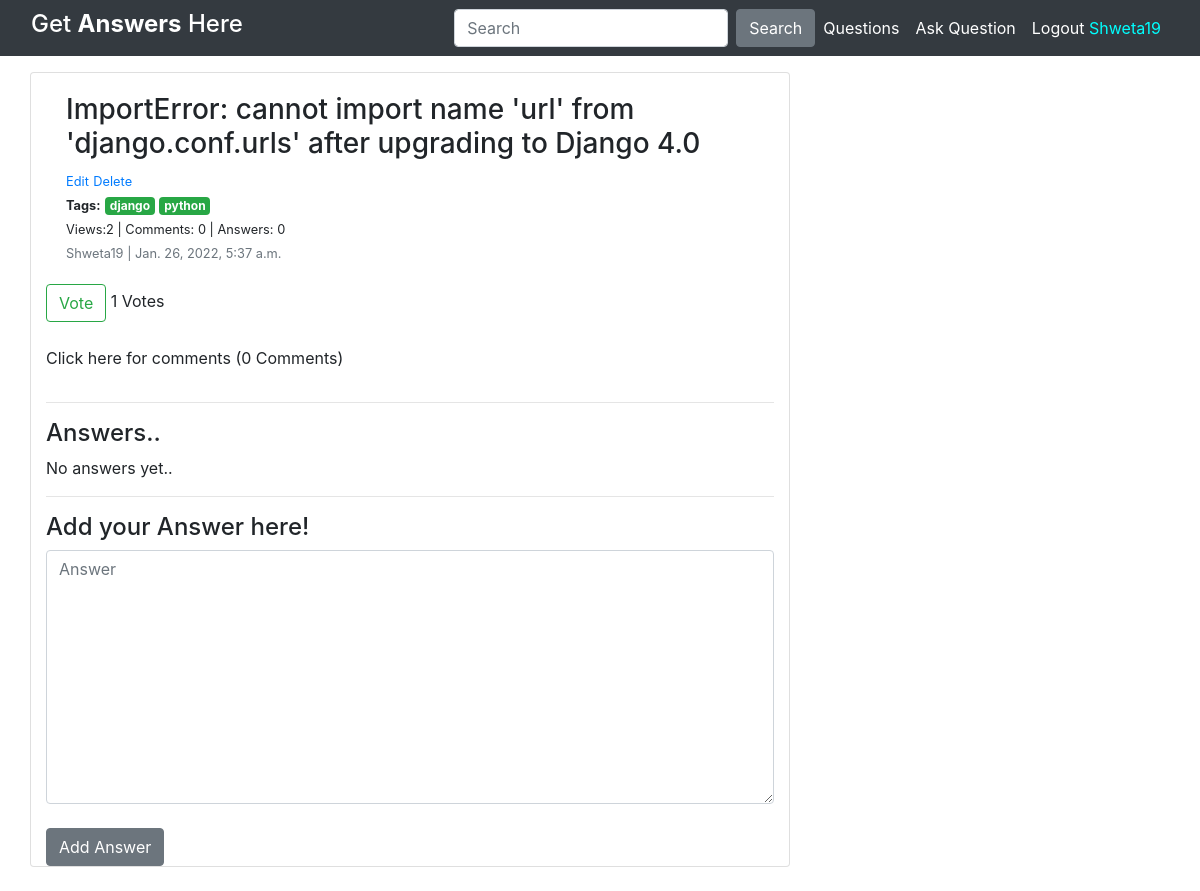
The page /1 (signed in) on the database its author committed.
### Post/models.py (models this page shows, shortened)
class question(models.Model):
    Que_text = models.TextField()
    Que_author = models.ForeignKey(User, on_delete= models.CASCADE)
    Que_created_on = models.DateTimeField(auto_now_add=True)
    Upvotes_Que = models.ManyToManyField(User,related_name = 'Qupvotes', null=True, blank=True)
    Views = models.ManyToManyField(User,related_name = 'Qviews', null=True, blank=True)
    tags = TaggableManager(blank=True)
    def total_upvotes(self):
        return self.Upvotes_Que.count()
    def total_views(self):
        return self.Views.count()
    class Meta:
        ordering = ['-Que_created_on']

### Post/views.py (the view)
# urls.py: path('<int:question_id>', views.Q_detail, name="detail"),
def Q_detail(request, question_id):
    obj = get_object_or_404(question, pk=question_id)
    if  request.user.is_authenticated:
        obj.Views.add(request.user)
    is_up = False
    if obj.Upvotes_Que.filter(id=request.user.id).exists():
        is_up = True
    if request.method=='POST':
        form= forms.AddAnswer(request.POST, request.FILES)
        if form.is_valid():
            instance= form.save(commit=False)
            instance.Ans_author = request.user
            instance.question = question.objects.get(pk=question_id)
            instance.save()
            return HttpResponseRedirect(reverse('detail',args=[str(question_id)]))
    else:
        form= forms.AddAnswer()
    if request.method=='POST':
        cmt_form= forms.AddComment_Ques(request.POST)
        if cmt_form.is_valid():
            instance= cmt_form.save(commit=False)
            instance.comment_author = request.user
            instance.question = question.objects.get(pk=question_id)
            instance.save()
            return HttpResponseRedirect(reverse('detail',args=[str(question_id)]))
    else:
        cmt_form= forms.AddComment_Ques()
    context={
        'obj':obj,
        'form': form,
        'cmt_form':cmt_form,
        'is_up': is_up,
        'total_upvotes':obj.total_upvotes(),
        'total_views':obj.total_views(),
    }
    return render(request, 'detail.html',context)

### Post/forms.py
class AddAnswer(forms.ModelForm):
    class Meta:
        model = models.answer
        fields = ['Ans_body']
        widgets = {
            'Ans_body': forms.Textarea(attrs={'class':'form-control'}),
        }

class AddComment_Ques(forms.ModelForm):
    class Meta:
        model = models.comment
        fields = ['comment_text']

### Post/templates/detail.html (shortened to what this page needs)
{% extends 'base.html' %}
{% block content %}
<head>
</head>
<div class="container">
  <div class="row">
    <div class="col-md-8 card mb-4  mt-3 ">
      <div class="card-body">
        <h3>{% block title %} {{ obj.Que_text }} {% endblock title %}</h3>
        {% if user == obj.Que_author %}
          <small><a href="{% url 'edit_question' obj.pk  %}">Edit</a></small>
          <small><a href="{% url 'delete_question' obj.pk  %}">Delete</a></small>
        {% endif %}
        <br>
        <small><b>Tags:</b></small>
          {% for tag in obj.tags.all %}
            <a href="#" class="badge badge-success">{{tag}}</a>
          {% endfor %}<br>
        <small>Views:{{obj.Views.count}} | Comments: {{obj.comments.all.count}} | Answers: {{obj.answers.all.count}}</small><br>
        <small class=" text-muted">{{ obj.Que_author }} | {{ obj.Que_created_on }}</small>
      </div>
      {% if user.is_authenticated %}
      <form action="{% url 'upvote' obj.pk %}" method="POST">
        {% if is_up %}
          <button type="submit", name="question_id", value="{{ question_id }}", class="btn btn-success">Vote</button>
        {% else %}
          <button type="submit", name="question_id", value="{{ question_id }}", class="btn btn-outline-success">Vote</button>
        {% endif %}
        {{ total_upvotes }} Votes
      </form>
      {% endif %}
      <br>
      <div class="accordion">
            <p>Click here for comments ({{obj.comments.all.count}} Comments)</p>
        </div>
        <hr>
      <h4>Answers..</h4>
      {% if not obj.answers.all %}
          No answers yet..
      {% endif %}
      <hr>
      <h4>Add your Answer here!</h4>
        <form method="POST" enctype="multipart/form-data">
            <textarea name="Ans_body" cols="40" rows="10" required id="id_Ans_body" class="form-control" placeholder="Answer"></textarea>
            <br>
            <button class="btn btn-secondary">Add Answer</button>
        </form>
    </div>
  </div>
</div>
{% endblock content %}

### Post/templates/base.html (shortened to what this page needs)
<!DOCTYPE html>
<html>
    <head>
        <link rel="stylesheet" href="https://stackpath.bootstrapcdn.com/bootstrap/4.4.1/css/bootstrap.min.css"
/>
    </head>
    <body>
        <nav class="navbar navbar-expand-lg navbar-dark bg-dark">
            <div class="container-fluid">
            <h4 style="color: white">Get <span><b>Answers</b></span> Here</h4>
            <div class="collapse navbar-collapse" id="navbarTogglerDemo03">
                <ul class="navbar-nav ml-auto">
                    <form method="GET" action="/search" class="form-inline my-2 my-lg-0">
                        <input class="form-control mr-sm-2" type="search" placeholder="Search" aria-label="Search" name="query" id="query">
                        <button class="btn btn-secondary" type="submit">Search</button>
                    </form>
                     <li class="nav-item">
                        <a class="nav-link active" aria-current="page" href="{% url 'home' %}">Questions</a>
                    </li>
                    {% if user.is_authenticated %}
                    <li class="nav-item">
                        <a class="nav-link active" aria-current="page" href="{% url 'add_question' %}">Ask Question</a>
                    </li>
                    <li class="nav-item">
                        <a class="nav-link active" aria-current="page" href="{% url 'logout' %}">Logout <span style="color: aqua;">{{user.username}}</span></a>
                    </li>
                    {% endif %}
                </ul>
            </div>
        </div>
    </nav>
        {% block content %}
        {% endblock content %}
    </body>
</html>

### rows shown on the page
question: Que_text "ImportError: cannot import name 'url' from 'django.conf.urls' after upgrading to Django 4.0", Views.count "2", comments.all.count "0", answers.all.count "0", Que_author "Shweta19", Que_created_on "Jan. 26, 2022, 5:37 a.m."
Tag: name "django"
Tag: name "python"

### other values the page prints
{{ user.username }} "Shweta19"
{{ total_upvotes }} "1"
